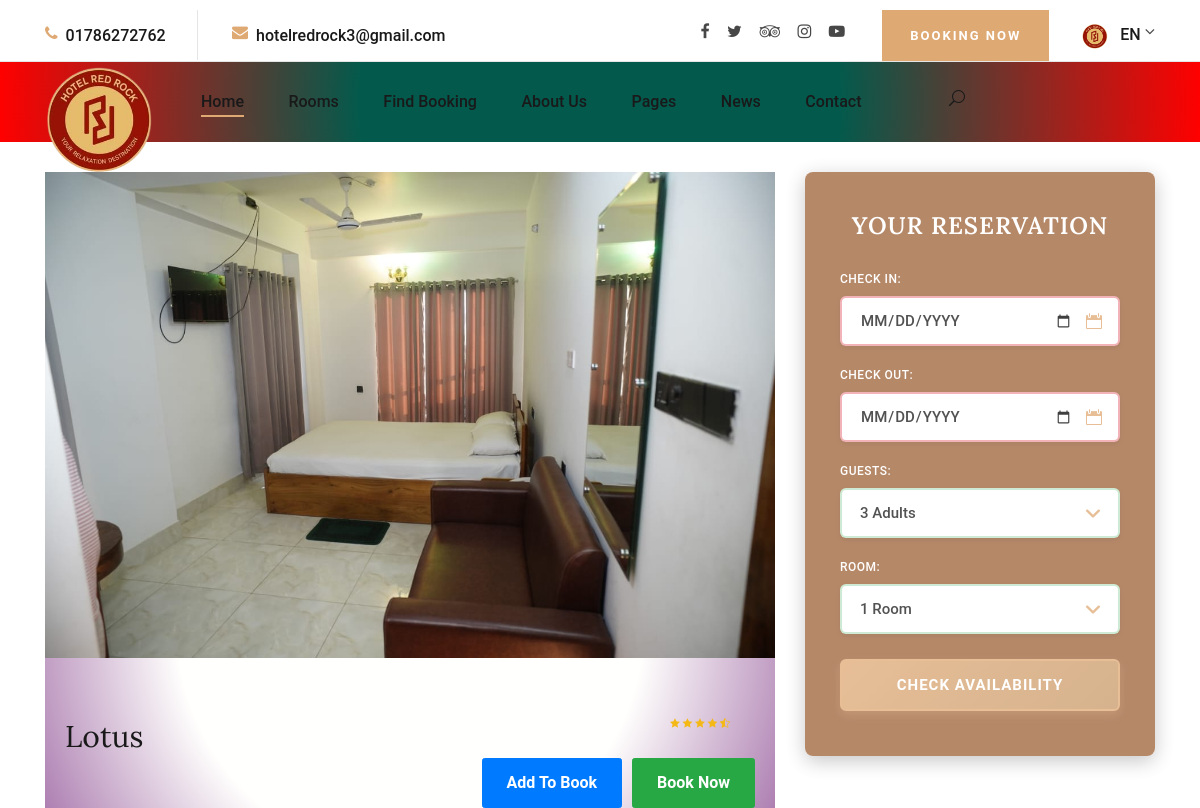
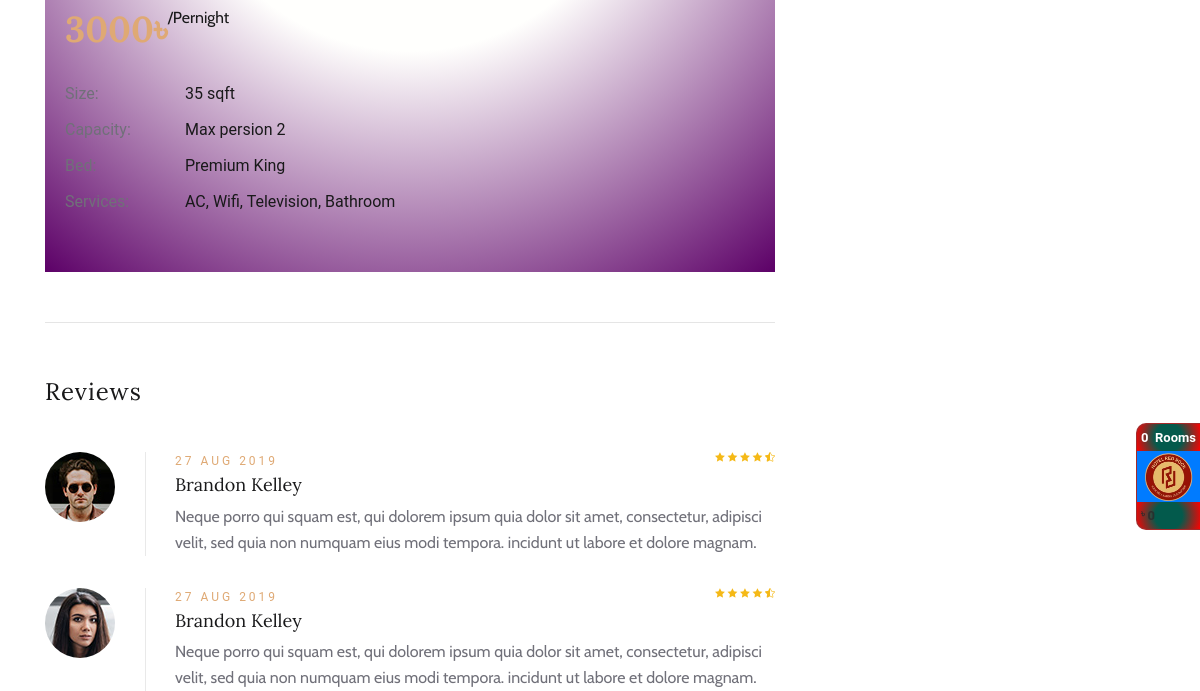
The app's page /rooms/room_details/3/ (upper part), older data (2 pictures, top to bottom).
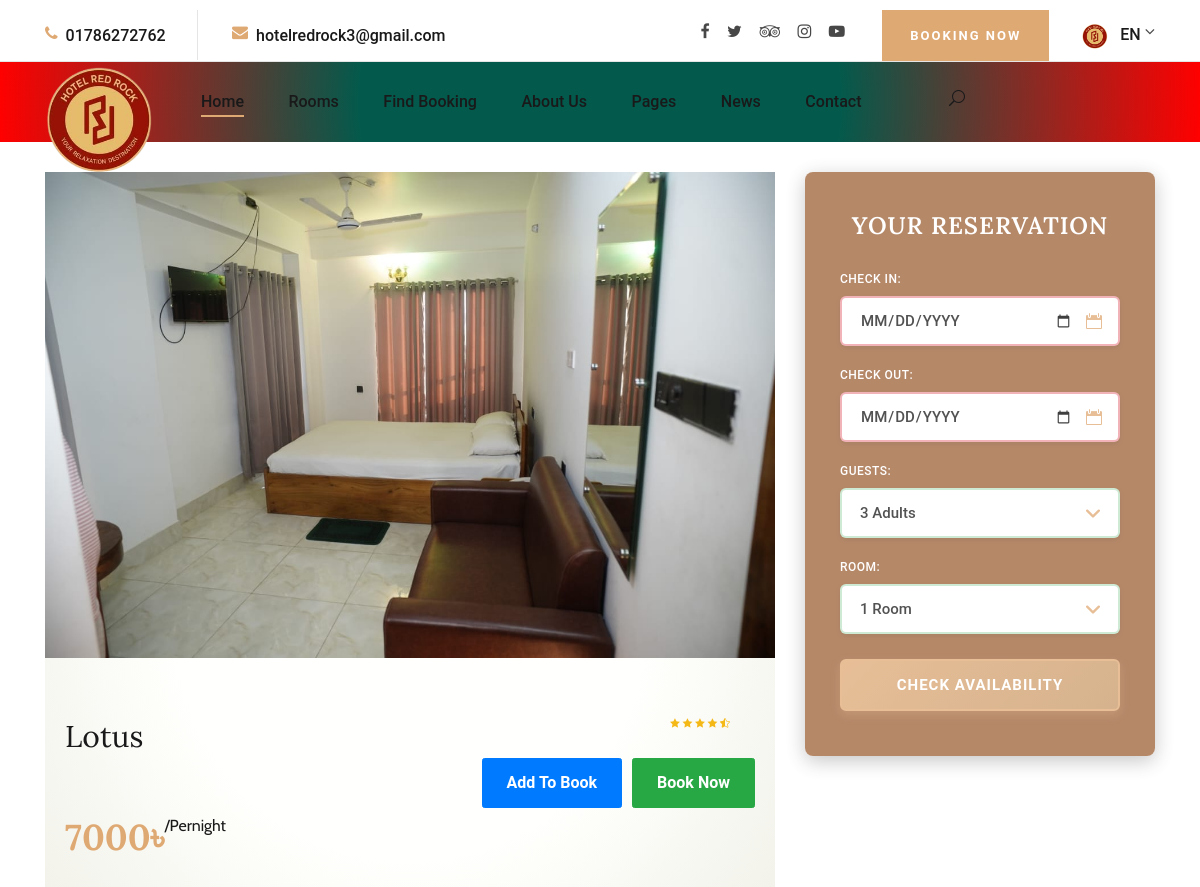
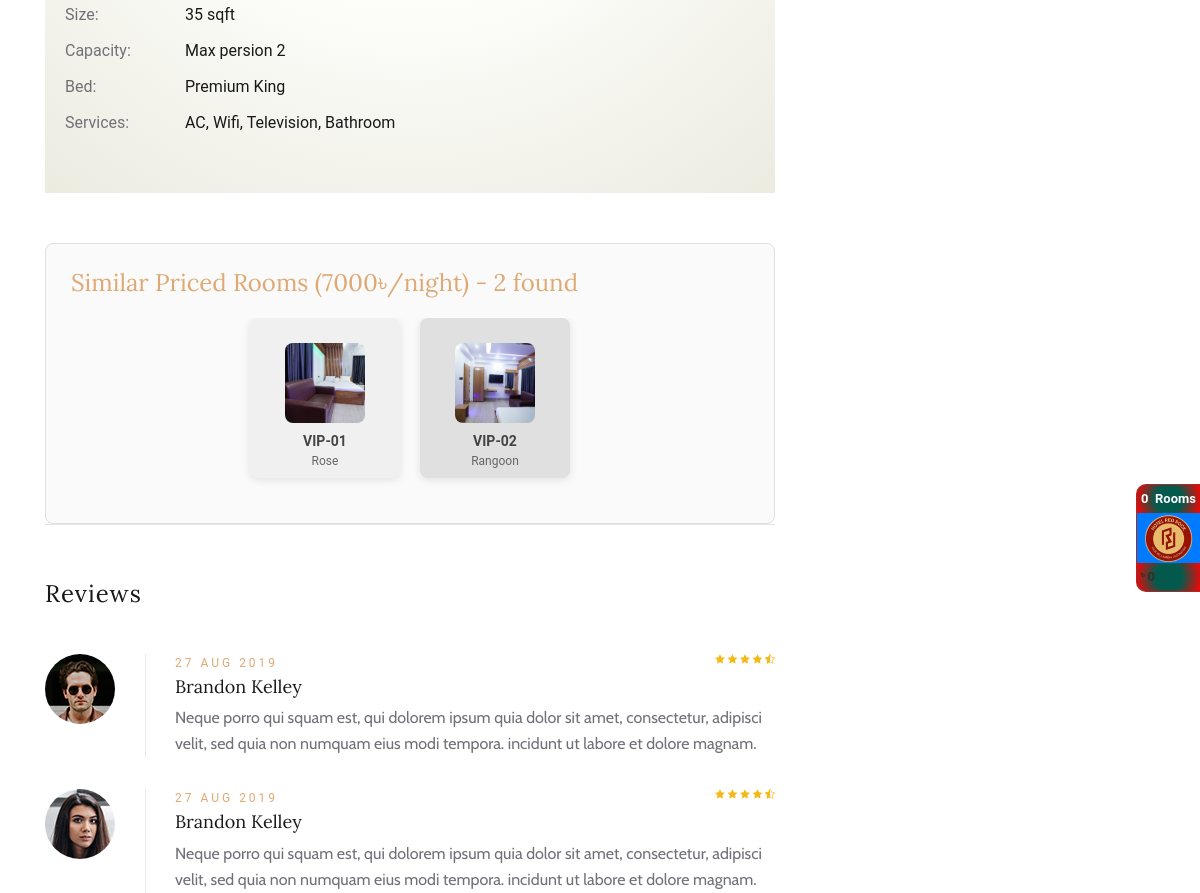
The same page, newer data (2 pictures, top to bottom).
### rooms/models.py (models this page shows, shortened)
class Room(models.Model):
    serial=models.IntegerField(default=0)
    name=models.CharField(max_length=100,unique=True)
    name_eng=models.CharField(max_length=100,unique=True)
    room_no=models.CharField(max_length=100,unique=True)
    room_type=models.ForeignKey(RoomType,blank=True,null=True,on_delete=models.SET_NULL)
    bed_type=models.ForeignKey(BedType,blank=True,null=True,on_delete=models.SET_NULL)
    status=models.CharField(max_length=100,blank=True,null=True)
    price=models.CharField(max_length=10,blank=True,null=True)
    person_occupancy=models.CharField(max_length=10,blank=True,null=True)
    number_of_beds=models.CharField(max_length=10,blank=True,null=True)
    size=models.CharField(max_length=10,blank=True,null=True)
    services=models.CharField(max_length=500,blank=True,null=True)
    description=RichTextField(blank=True,null=True)
    comment=models.ManyToManyField(Comment,blank=True,null=True)
    main_image=models.FileField(upload_to='media/room_images',blank=True,null=True,)
    second_image=models.FileField(upload_to='media/room_images',blank=True,null=True,)
    is_available=models.BooleanField(default=False)
    class Meta:
        ordering = ['serial']

class RoomType(models.Model):
    serial=models.IntegerField(default=0)
    name=models.CharField(max_length=100,unique=True)
    name_eng=models.CharField(max_length=100,unique=True)
    description=RichTextField(blank=True,null=True)
    occupancy=models.CharField(max_length=100,blank=True,null=True)
    bed_type=models.ManyToManyField(BedType,blank=True,null=True)
    price=models.CharField(max_length=10,blank=True,null=True)
    services=models.CharField(max_length=500,blank=True,null=True)
    comment=models.ManyToManyField(Comment,blank=True,null=True)
    main_image=models.FileField(upload_to='media/room_type_images',blank=True,null=True,)
    second_image=models.FileField(upload_to='media/room_type_images',blank=True,null=True,)

### rooms/views.py (the view, shortened to what this page needs)
# urls.py: path('room_details/<int:id>/', views.RoomDetails.as_view(),name="room_details"),
class RoomDetails(View):
    template_name = 'rooms/room_details.html'
    def get(self, request, *args, **kwargs):
        rooms=Room.objects.filter(id=int(kwargs['id'])).prefetch_related('booking_set').first()
        same_priced_rooms = []
        if rooms and rooms.price:
            same_priced_rooms = Room.objects.filter(price=rooms.price).exclude(id=rooms.id).order_by('serial')[:6]
            print(f"Room {rooms.id} price: {rooms.price}, Similar rooms found: {same_priced_rooms.count()}")
        staffs=Staff.objects.all().order_by("serial")
        guests=Guest.objects.all().order_by("-id")
        context={}
        if rooms:
            _set_display_status_for_rooms([rooms])
        context['room']=rooms
        context['same_priced_rooms']=same_priced_rooms
        context['staffs']=staffs
        context['guests']=guests
        return render(request, self.template_name,context)

### rooms/views.py (called while the page is built)
def _set_display_status_for_rooms(rooms):
    today = timezone.now().date()
    for room in rooms:
        active_bookings = [
            b for b in room.booking_set.all()
            if b.check_in_status not in ('checked_out', 'cancelled') and not b.check_out_status
        ]
        if any(b.check_in_status == 'checked_in' for b in active_bookings):
            room.display_status = 'occupied'
            room.booked_until = None
        elif any(b.check_in_status == 'pending' and b.end_day >= today for b in active_bookings):
            room.display_status = 'booked'
            pending_bookings = [b for b in active_bookings if b.check_in_status == 'pending' and b.end_day >= today]
            room.booked_until = max(b.end_day for b in pending_bookings) if pending_bookings else None
        else:
            room.display_status = 'available'
            room.booked_until = None

### templates/rooms/room_details.html (shortened to what the changed rows need)
{% extends 'basepage/basepage.html' %}
{% load static  %}
    {% block content %}
     <br></br>
    <section class="room-details-section spad">
        <div class="container">
            <div class="row">
                <div class="col-lg-8">
                    <div class="room-details-item" style="background: var(--service);">
                        <img src="{{ room.main_image.url }}" alt="">
                        <div class="rd-text" style="background: transparent;padding: 20px;">
                            <div class="rd-title">
                                <h3>{{ room.name_eng }}</h3>
                                <div class="rdt-right">
                                    <div class="rating">
                                    </div>
                                    {% with status=room.display_status|default:room.status|default_if_none:"available"|lower %}
                                    <div style="display: flex; gap: 10px; margin-top: 15px;">
                                    </div>
                                    {% endwith %}
                                </div>
                            </div>
                            <h2>{{ room.price }}&#x09F3;<span>/Pernight</span></h2>
                            <table>
                                <tbody>
                                    <tr>
                                        <td class="r-o">Size:</td>
                                        <td>{{ room.size }} sqft</td>
                                    </tr>
                                    <tr>
                                        <td class="r-o">Capacity:</td>
                                        <td>Max persion {{ room.person_occupancy  }}</td>
                                    </tr>
                                    <tr>
                                        <td class="r-o">Bed:</td>
                                        <td>{{ room.room_type.name_eng }}</td>
                                    </tr>
                                    <tr>
                                        <td class="r-o">Services:</td>
                                        <td>{{ room.services }}</td>
                                    </tr>
                                </tbody>
                            </table>
                        </div>
                    </div>
{% if same_priced_rooms %}
<div class="similar-rooms-section" style="margin-top: 30px;">
    <h4 style="margin-bottom: 20px; color: #dfa974;">Similar Priced Rooms ({{ room.price }}&#x09F3;/night) - {{ same_priced_rooms|length }} found</h4>
    <div id="slider">
      <ul>
        {% for similar_room in same_priced_rooms %}
        <li style="{% cycle 'background: #f0f0f0;' 'background: #e0e0e0;' %}">
            <a href="{% url 'room_details' similar_room.id %}" style="text-decoration: none; color: #333; display: block; height: 100%; padding: 10px;">
                <div style="text-align: center;">
                    {% if similar_room.main_image %}
                        <img src="{{ similar_room.main_image.url }}" alt="{{ similar_room.name_eng }}" style="width: 80px; height: 80px; object-fit: cover; border-radius: 8px; margin-bottom: 8px;">
                    {% else %}
                        <div style="width: 80px; height: 80px; background: #ddd; border-radius: 8px; margin: 0 auto 8px; display: flex; align-items: center; justify-content: center; font-size: 12px; color: #999;">No Image</div>
                    {% endif %}
                    <div style="font-size: 14px; font-weight: 600;">{{ similar_room.room_no }}</div>
                    <div style="font-size: 12px; color: #666;">{{ similar_room.name_eng }}</div>
                </div>
            </a>
        </li>
        {% endfor %}
      </ul>
    </div>
</div>
{% endif %}
                </div>
            </div>
        </div>
    </section>
    {% endblock content %}

Row changes from the older to the newer data that the page shows:
changed Room "Lotus": price "3000" → "7000"; price (not shown) → "7000"
now on this page (row edited): Room: main_image (picture), room_no "VIP-01", name_eng "Rose"
now on this page (row edited): Room: main_image (picture), room_no "VIP-02", name_eng "Rangoon"
Text that changed along with them:
{{ same_priced_rooms|length }}: (not shown) → "2"
text now shown: "Similar Priced Rooms ( ৳/night) - found"
